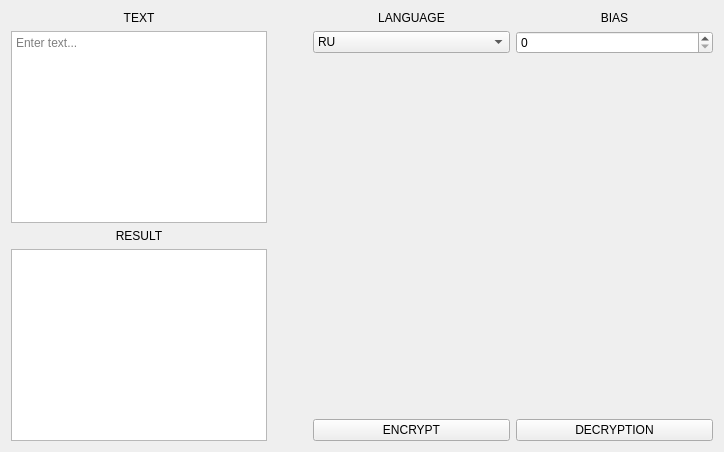
      <widget class="QWidget" name="Caesar">
       <property name="focusPolicy">
        <enum>Qt::StrongFocus</enum>
       </property>
       <attribute name="title">
        <string>Caesar</string>
       </attribute>
       <layout class="QGridLayout" name="gridLayout">
        <item row="0" column="2">
         <layout class="QVBoxLayout" name="verticalLayout_28">
          <item>
           <layout class="QHBoxLayout" name="horizontalLayout_2">
            <item>
             <layout class="QVBoxLayout" name="verticalLayout_11">
              <item>
               <widget class="QLabel" name="la_Caesar_lanq">
                <property name="text">
                 <string>LANGUAGE</string>
                </property>
                <property name="alignment">
                 <set>Qt::AlignCenter</set>
                </property>
               </widget>
              </item>
              <item>
               <widget class="QComboBox" name="cb_Caesar_lanq">
                <property name="currentIndex">
                 <number>0</number>
                </property>
                <item>
                 <property name="text">
                  <string>RU</string>
                 </property>
                </item>
                <item>
                 <property name="text">
                  <string>ENG</string>
                 </property>
                </item>
               </widget>
              </item>
              <item>
               <spacer name="verticalSpacer">
                <property name="orientation">
                 <enum>Qt::Vertical</enum>
                </property>
                <property name="sizeHint" stdset="0">
                 <size>
                  <width>20</width>
                  <height>40</height>
                 </size>
                </property>
               </spacer>
              </item>
             </layout>
            </item>
            <item>
             <layout class="QVBoxLayout" name="verticalLayout_12">
              <item>
               <widget class="QLabel" name="la_Caesar_bias">
                <property name="text">
                 <string>BIAS</string>
                </property>
                <property name="alignment">
                 <set>Qt::AlignCenter</set>
                </property>
               </widget>
              </item>
              <item>
               <widget class="QSpinBox" name="spin_Caesar">
                <property name="frame">
                 <bool>true</bool>
                </property>
                <property name="buttonSymbols">
                 <enum>QAbstractSpinBox::UpDownArrows</enum>
                </property>
                <property name="maximum">
                 <number>31</number>
                </property>
               </widget>
              </item>
              <item>
               <spacer name="verticalSpacer_2">
                <property name="orientation">
                 <enum>Qt::Vertical</enum>
                </property>
                <property name="sizeHint" stdset="0">
                 <size>
                  <width>20</width>
                  <height>40</height>
                 </size>
                </property>
               </spacer>
              </item>
             </layout>
            </item>
           </layout>
          </item>
          <item>
           <layout class="QVBoxLayout" name="verticalLayout_26">
            <item>
             <spacer name="verticalSpacer_5">
              <property name="orientation">
               <enum>Qt::Vertical</enum>
              </property>
              <property name="sizeHint" stdset="0">
               <size>
                <width>20</width>
                <height>40</height>
               </size>
              </property>
             </spacer>
            </item>
            <item>
             <widget class="QLabel" name="la_Caesar_img">
              <property name="sizePolicy">
               <sizepolicy hsizetype="Fixed" vsizetype="Fixed">
                <horstretch>0</horstretch>
                <verstretch>0</verstretch>
               </sizepolicy>
              </property>
              <property name="minimumSize">
               <size>
                <width>400</width>
                <height>200</height>
               </size>
              </property>
              <property name="text">
               <string/>
              </property>
             </widget>
            </item>
            <item>
             <spacer name="verticalSpacer_3">
              <property name="orientation">
               <enum>Qt::Vertical</enum>
              </property>
              <property name="sizeHint" stdset="0">
               <size>
                <width>20</width>
                <height>40</height>
               </size>
              </property>
             </spacer>
            </item>
            <item>
             <layout class="QHBoxLayout" name="horizontalLayout">
              <item>
               <widget class="QPushButton" name="pb_Caesar_shifr">
                <property name="focusPolicy">
                 <enum>Qt::TabFocus</enum>
                </property>
                <property name="text">
                 <string>ENCRYPT</string>
                </property>
               </widget>
              </item>
              <item>
               <widget class="QPushButton" name="pb_Caesar_RasShifr">
                <property name="focusPolicy">
                 <enum>Qt::TabFocus</enum>
                </property>
                <property name="text">
                 <string>DECRYPTION</string>
                </property>
               </widget>
              </item>
             </layout>
            </item>
           </layout>
          </item>
         </layout>
        </item>
        <item row="0" column="0">
         <layout class="QVBoxLayout" name="verticalLayout_27">
          <item>
           <layout class="QVBoxLayout" name="verticalLayout">
            <item>
             <widget class="QLabel" name="la_Caesar_text">
              <property name="text">
               <string>TEXT</string>
              </property>
              <property name="alignment">
               <set>Qt::AlignCenter</set>
              </property>
             </widget>
            </item>
            <item>
             <widget class="QTextEdit" name="te_Caesar_in">
              <property name="focusPolicy">
               <enum>Qt::ClickFocus</enum>
              </property>
              <property name="inputMethodHints">
               <set>Qt::ImhMultiLine</set>
              </property>
              <property name="tabChangesFocus">
               <bool>false</bool>
              </property>
              <property name="placeholderText">
               <string>Enter text...</string>
              </property>
             </widget>
            </item>
           </layout>
          </item>
          <item>
           <layout class="QVBoxLayout" name="verticalLayout_2">
            <item>
             <widget class="QLabel" name="la_Caesar_res">
              <property name="text">
               <string>RESULT</string>
              </property>
              <property name="alignment">
               <set>Qt::AlignCenter</set>
              </property>
             </widget>
            </item>
            <item>
             <widget class="QTextEdit" name="te_Caesar_out">
              <property name="focusPolicy">
               <enum>Qt::NoFocus</enum>
              </property>
              <property name="readOnly">
               <bool>true</bool>
              </property>
              <property name="textInteractionFlags">
               <set>Qt::TextSelectableByKeyboard|Qt::TextSelectableByMouse</set>
              </property>
             </widget>
            </item>
           </layout>
          </item>
         </layout>
        </item>
        <item row="0" column="1">
         <spacer name="horizontalSpacer_4">
          <property name="orientation">
           <enum>Qt::Horizontal</enum>
          </property>
          <property name="sizeType">
           <enum>QSizePolicy::Fixed</enum>
          </property>
          <property name="sizeHint" stdset="0">
           <size>
            <width>40</width>
            <height>20</height>
           </size>
          </property>
         </spacer>
        </item>
       </layout>
      </widget>
